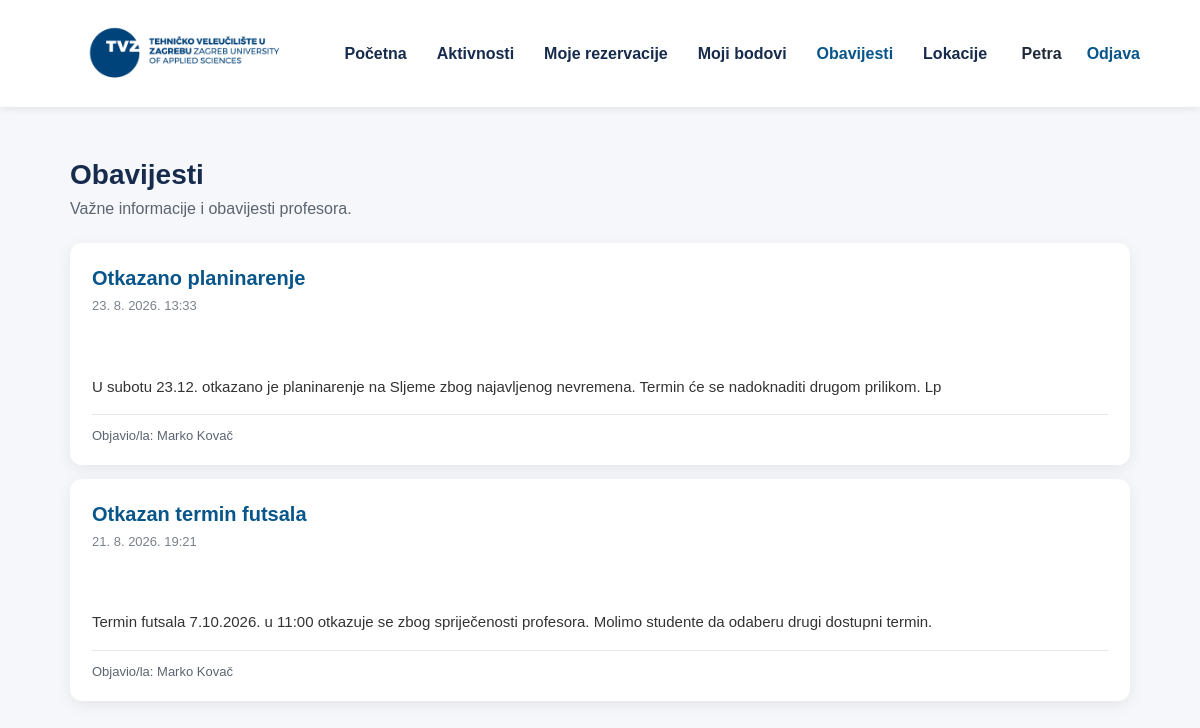
The app's page /student/announcements.php (signed in) with its own data.
### tables this page shows
CREATE TABLE `announcements` (
  `id` int(11) NOT NULL,
  `professor_id` int(11) NOT NULL,
  `title` varchar(255) NOT NULL,
  `content` text NOT NULL,
  `created_at` timestamp NOT NULL DEFAULT current_timestamp()
);

CREATE TABLE `users` (
  `id` int(11) NOT NULL,
  `email` varchar(150) NOT NULL,
  `password_hash` varchar(255) DEFAULT NULL,
  `auth_provider` enum('LOCAL','AAI') NOT NULL DEFAULT 'LOCAL',
  `aai_id` varchar(150) DEFAULT NULL,
  `first_name` varchar(100) NOT NULL,
  `last_name` varchar(100) NOT NULL,
  `role` enum('STUDENT','PROFESSOR','ADMIN') NOT NULL,
  `gender` enum('FEMALE','MALE') DEFAULT NULL,
  `is_active` tinyint(1) NOT NULL DEFAULT 1,
  `created_at` datetime NOT NULL DEFAULT current_timestamp()
);

### student/announcements.php (the view, shortened to what this page needs)
<?php
require_once '../config/database.php';
$sql = "
    SELECT
        a.id,
        a.title,
        a.content,
        a.created_at,
        u.first_name,
        u.last_name
    FROM announcements a
    INNER JOIN users u
        ON u.id = a.professor_id
    ORDER BY a.created_at DESC
";
$stmt = $pdo->prepare($sql);
$stmt->execute();
$announcements = $stmt->fetchAll(PDO::FETCH_ASSOC);
?>
<!DOCTYPE html>
<html lang="hr">
<head>
    <link
        rel="stylesheet"
        href="../css/common.css"
    >
    <link
        rel="stylesheet"
        href="../css/navbar.css"
    >
</head>
<body>
    <?php require_once '../includes/navbar.php'; ?>
    <main class="container">
        <section class="page-header">
            <h1>
                Obavijesti
            </h1>
            <p>
                Važne informacije i obavijesti profesora.
            </p>
        </section>
        <?php if (empty($announcements)): ?>
            <div class="empty-state">
                Trenutno nema objavljenih obavijesti.
            </div>
        <?php else: ?>
            <section class="announcement-list">
                <?php foreach ($announcements as $announcement): ?>
                    <article class="announcement-card">
                        <h2>
                            <?= htmlspecialchars(
                                $announcement['title']
                            ) ?>
                        </h2>
                        <div class="announcement-date">
                            <?= date(
                                'j. n. Y. H:i',
                                strtotime(
                                    $announcement['created_at']
                                )
                            ) ?>
                        </div>
                        <div class="announcement-content">
                            <?= htmlspecialchars(
                                $announcement['content']
                            ) ?>
                        </div>
                        <div class="announcement-author">
                            Objavio/la:
                            <?= htmlspecialchars(
                                $announcement['first_name']
                                . ' '
                                . $announcement['last_name']
                            ) ?>
                        </div>
                    </article>
                <?php endforeach; ?>
            </section>
        <?php endif; ?>
    </main>
</body>
</html>

### css/common.css (style rules this page uses)
body { font-family: Arial, sans-serif; background-color: #f5f7fa; color: #1f2937; }
.container { max-width: 1100px; margin: 50px auto; padding: 0 20px; }
.page-header { margin-bottom: 24px; }
.page-header h1 { margin-bottom: 8px; }
h1 { font-size: 28px; line-height: 1.25; margin-bottom: 8px; color: #172b4d; }
h2 { color: #172b4d; }

### student/announcements.php (style rules this page uses)
.page-header { margin-bottom: 25px; }
.page-header p { color: #5b6470; font-size: 16px; margin-top: 6px; }
.announcement-list { display: grid; gap: 14px; }
.announcement-card { background-color: #ffffff; border-radius: 12px; padding: 22px; box-shadow: 0 4px 15px rgba(0, 0, 0, 0.07); }
.announcement-card h2 { color: #07558a; font-size: 20px; line-height: 1.3; margin: 0 0 7px; }
.announcement-date { color: #7a828c; font-size: 13px; margin-bottom: 15px; }
.announcement-content { color: #333333; font-size: 15px; line-height: 1.55; white-space: pre-line; }
.announcement-author { margin-top: 16px; padding-top: 13px; border-top: 1px solid #e5e7eb; color: #5b6470; font-size: 13px; }

### records on screen
announcements: title "Otkazano planinarenje", created_at "23. 8. 2026. 13:33", content "U subotu 23.12. otkazano je planinarenje na Sljeme zbog najavljenog nevremena. Termin će se nadoknaditi drugom prilikom. Lp", professor.last_name "Marko Kovač"
announcements: title "Otkazan termin futsala", created_at "21. 8. 2026. 19:21", content "Termin futsala 7.10.2026. u 11:00 otkazuje se zbog spriječenosti profesora. Molimo studente da odaberu drugi dostupni termin.", professor.last_name "Marko Kovač"
